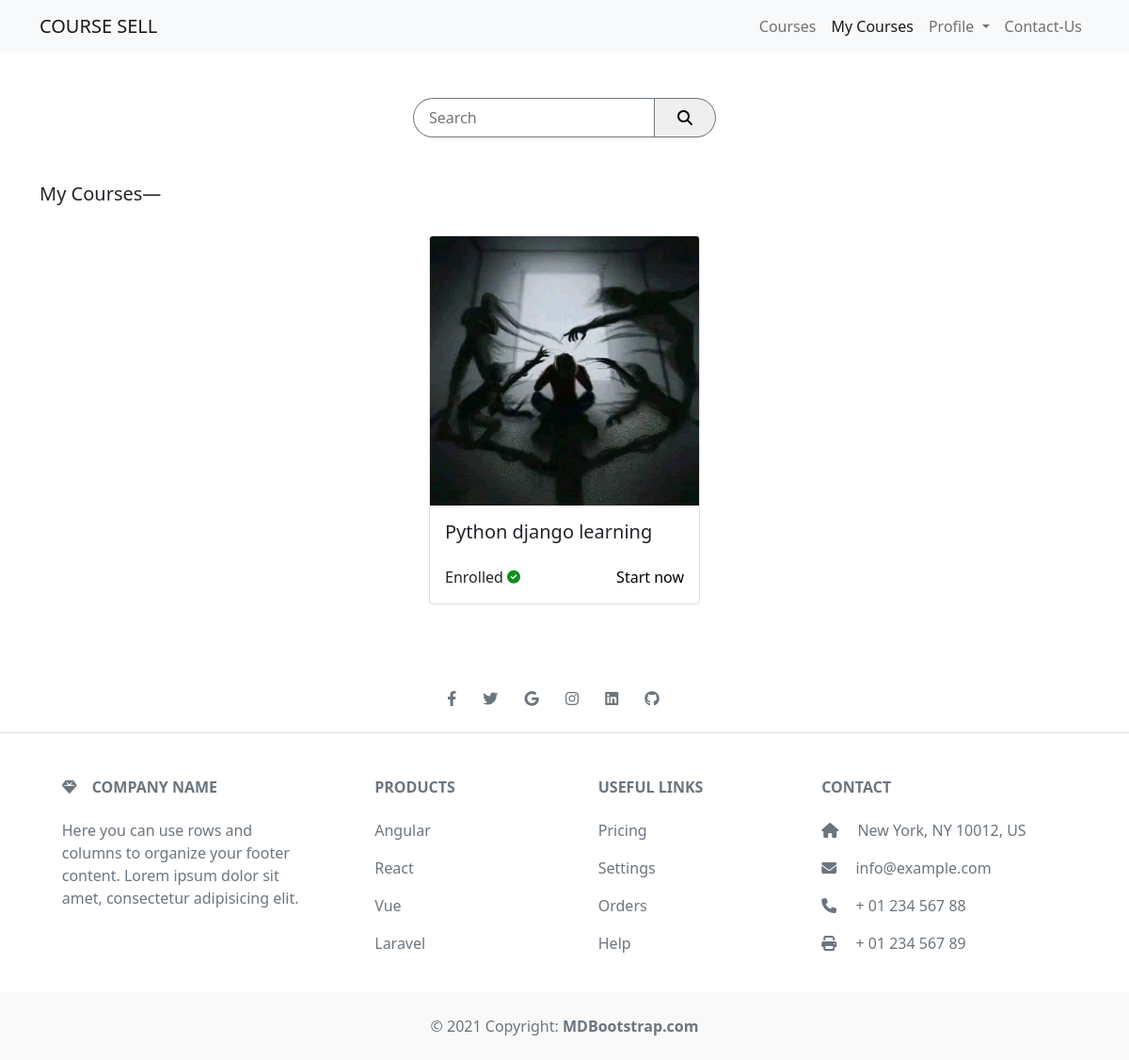
The app's page /my-courses (signed in) with its own data.
### courses/models.py (models this page shows, shortened)
class UserCourse(models.Model):
    user = models.ForeignKey(User, on_delete=models.CASCADE)
    course = models.ForeignKey(Course, on_delete=models.CASCADE)
    enrolled_date = models.DateTimeField(default=timezone.now)

class Course(models.Model):
    name = models.CharField(max_length=100, null=False)
    price = models.IntegerField(null=False)
    discount = models.IntegerField(null=False, default=0)
    active = models.BooleanField(default=False)
    thumbnail = models.ImageField(upload_to='courses/')
    length = models.IntegerField(null=False)
    def __str__(self):
        return self.name

### courses/views.py (the view)
# urls.py: path('my-courses', views.my_courses, name='my_courses'),
@login_required()
def my_courses(request):
    myCourse = UserCourse.objects.filter(user=request.user)
    return render(request, 'courses/my_courses.html', {'myCourse':myCourse})

### templates/courses/my_courses.html (shortened to what this page needs)
{% extends 'master.html' %}
{% load static %}
{% block content %}
<div class="container-sm mt-5">
    <div class="d-flex justify-content-center">
      <form class="d-flex" method="GET">
        <input class="border border-secondary rounded-end rounded-pill p-2 ps-3" name="search" type="text" placeholder="Search">
        <button class="border border-secondary border-start-0 rounded-start rounded-pill ps-4 pe-4" type="submit"><i class="fas fa-search"></i></button>
      </form>
    </div>
    <div class="courses mt-5">
      <div class="course-category mb-3">
        <h5>My Courses&mdash;</h5>
      </div>
      <div class="card-contaiiner d-flex justify-content-md-center flex-wrap">
        {% if myCourse %}
        {% for course in myCourse %}
        <div class="card m-3" style="width: 18rem;">
          <img src="/media/{{ course.course.thumbnail }}" class="card-img-top" alt="...">
          <div class="card-body">
            <h5 class="card-title">{{ course.course }}</h5>
          </div>
          <div class="card-body mt-0 pt-0">
            <div class="d-flex justify-content-between">
              <span style="font-weight: 500;">Enrolled <i class="fa-solid fa-circle-check fa-sm" style="color: #118d1f;"></i></span>
              <a href="{% url 'course_details' course.id %}" class="card-link link-offset-2 link-underline link-underline-opacity-0">Start now</a>
            </div>
          </div>
        </div>
        {% endfor %}
        {% else %}
        <h4 class="text-danger">You do not enrolle courses</h4>
        {% endif %}
      </div>
    </div>
  </div>
{% endblock %}

### templates/master.html (style rules this page uses)
a { text-decoration: none; color: black; }

### records on screen
UserCourse: course.thumbnail (picture), course "Python django learning"
